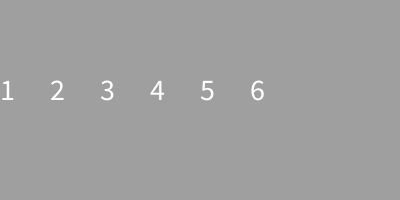
Frame 1 (no input)
Frame 60 (the mouse pressed at the canvas centre just before this capture): identical to frame 1, image omitted
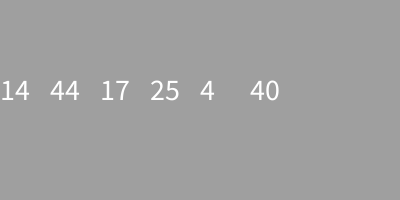
Frame 120 (the mouse held since frame 60 and released just before this capture)

The Processing sketch that drew these frames (run headless with seeded random() and noise(); from frame 60 on, the mouse is pressed at the canvas centre):

// Processing sketch: week14_4
// ── week14_4.pde
//int []a = {1,2,3,4,5,...寫49很累}

int []a = new int[49]; //Jave的陣列宣告

void setup()
{
  size(400,200);
  textSize(30);
    for( int i = 0 ; i < 49 ; i++ )  a[i] = i + 1; //人類:1
}                               //電腦:0

void draw()
{ 
  background(#9f9f9f);
  
  for( int i = 0 ; i < 6 ; i++ ) //49顆只抽6顆
  {
    text( a[i] , i * 50 , 100 );  
  }//大樂透 抽獎時 , 會掉下球 , 49球挑6球

}

void mousePressed ()
{ 
  for( int i = 0 ; i < 10000 ; i++ )
  {
  int i1 = (int) random(49);
  int i2 = (int) random(49);
  
  ///交換
  int temp = a[i1];
  a[i1] = a[i2];
  a[i2] = temp;
  }
}
